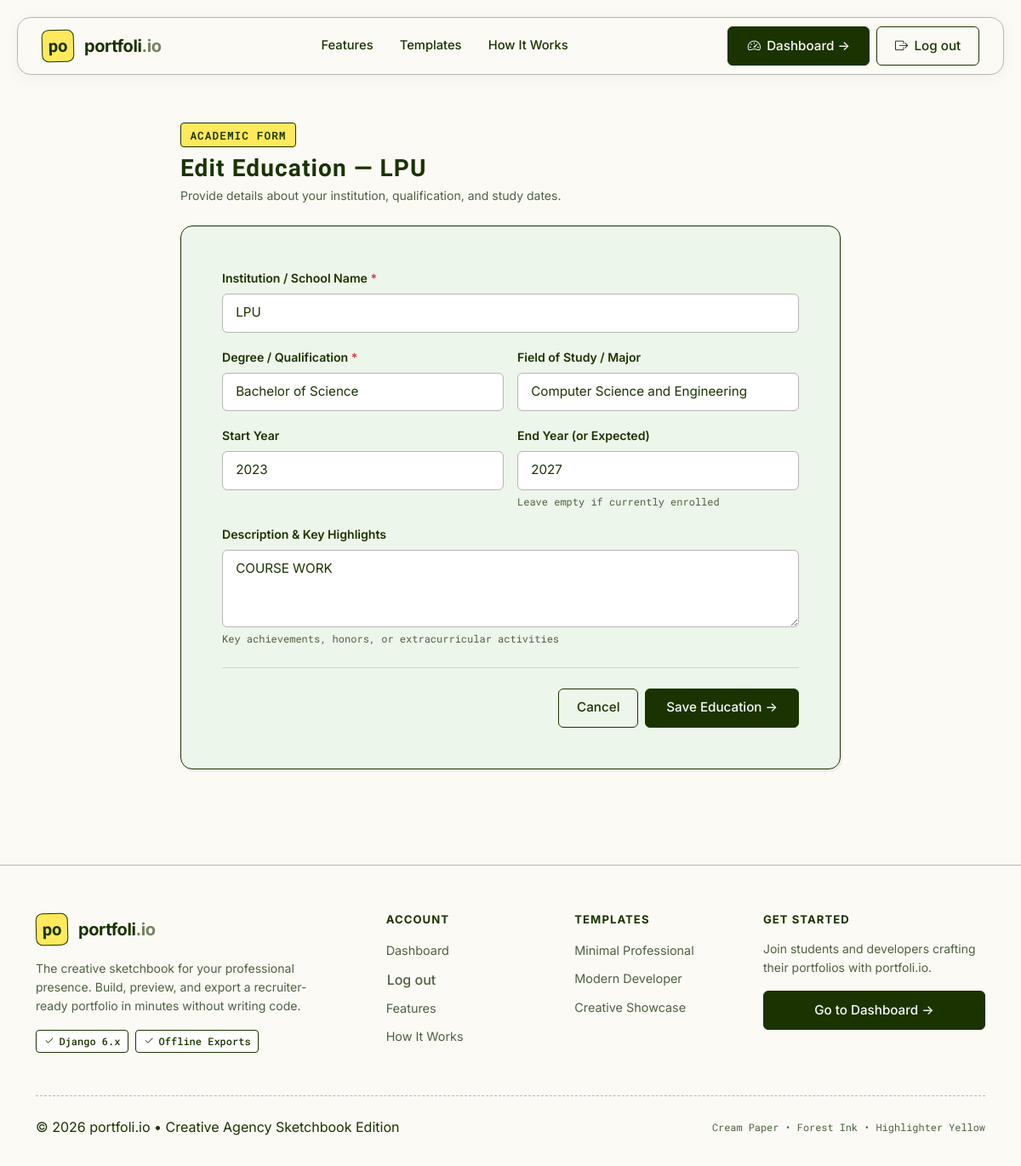
/education/1/edit/ (signed in), run on the app's committed database.
### myapp/models.py (models this page shows, shortened)
class Education(models.Model):
    user = models.ForeignKey(User, on_delete=models.CASCADE, related_name='educations')
    institution = models.CharField(max_length=200, verbose_name="Institution", help_text="e.g. Stanford University, MIT, State College")
    degree = models.CharField(max_length=150, verbose_name="Degree", help_text="e.g. Bachelor of Science, Master of Arts, High School Diploma")
    field_of_study = models.CharField(max_length=150, blank=True, verbose_name="Field of Study", help_text="e.g. Computer Science, Graphic Design")
    start_year = models.PositiveIntegerField(null=True, blank=True, verbose_name="Start Year")
    end_year = models.PositiveIntegerField(null=True, blank=True, verbose_name="End Year", help_text="Leave empty if currently enrolled")
    description = models.TextField(blank=True, verbose_name="Description", help_text="Key achievements, honors, or extracurricular activities")
    created_at = models.DateTimeField(auto_now_add=True)
    class Meta:
        ordering = ['-end_year', '-start_year']

### myapp/views.py (the view)
# urls.py: path('education/<int:pk>/edit/', views.education_edit_view, name='education_edit'),
@login_required(login_url='login')
def education_edit_view(request, pk):
    education = get_object_or_404(Education, pk=pk, user=request.user)
    if request.method == 'POST':
        form = EducationForm(request.POST, instance=education)
        if form.is_valid():
            form.save()
            messages.success(request, f"Education at '{education.institution}' was updated.")
            return redirect('education_list')
        else:
            messages.error(request, "Please correct the errors below.")
    else:
        form = EducationForm(instance=education)
    return render(request, 'education/form.html', {
        'form': form,
        'education': education,
        'action_title': f"Edit Education — {education.institution}",
        'is_edit': True
    })

### templates/education/form.html (shortened to what this page needs)
{% extends 'base.html' %}
{% load static %}
{% block content %}
<section class="py-5" style="min-height: calc(100vh - 200px); background-color: var(--color-cream-paper);">
    <div class="container" style="max-width: 800px;">
        <div class="mb-4">
            <span class="section-eyebrow-sketch mb-2">Academic Form</span>
            <h2 class="font-display h3 mb-1">{{ action_title }}</h2>
            <p class="text-muted small mb-0">Provide details about your institution, qualification, and study dates.</p>
        </div>
        <div class="card-sketch p-4 p-sm-5">
            <form method="post" novalidate>
                <div class="row g-3">
                    <div class="col-12">
                        <label for="{{ form.institution.id_for_label }}" class="form-label">
                            Institution / School Name <span class="text-danger">*</span>
                        </label>
                        {{ form.institution }}
                    </div>
                    <div class="col-md-6">
                        <label for="{{ form.degree.id_for_label }}" class="form-label">
                            Degree / Qualification <span class="text-danger">*</span>
                        </label>
                        {{ form.degree }}
                    </div>
                    <div class="col-md-6">
                        <label for="{{ form.field_of_study.id_for_label }}" class="form-label">
                            Field of Study / Major
                        </label>
                        {{ form.field_of_study }}
                    </div>
                    <div class="col-md-6">
                        <label for="{{ form.start_year.id_for_label }}" class="form-label">
                            Start Year
                        </label>
                        {{ form.start_year }}
                    </div>
                    <div class="col-md-6">
                        <label for="{{ form.end_year.id_for_label }}" class="form-label">
                            End Year (or Expected)
                        </label>
                        {{ form.end_year }}
                        <div class="form-text small text-muted font-mono" style="font-size: 0.75rem;">{{ form.end_year.help_text }}</div>
                    </div>
                    <div class="col-12">
                        <label for="{{ form.description.id_for_label }}" class="form-label">
                            Description &amp; Key Highlights
                        </label>
                        {{ form.description }}
                        <div class="form-text small text-muted font-mono" style="font-size: 0.75rem;">{{ form.description.help_text }}</div>
                    </div>
                </div>
                <div class="d-flex justify-content-end gap-2 pt-4 border-top border-secondary border-opacity-25 mt-4">
                    <a href="{% url 'education_list' %}" class="btn btn-outline-custom">Cancel</a>
                    <button type="submit" class="btn btn-primary-custom px-4">
                        Save Education &rarr;
                    </button>
                </div>
            </form>
        </div>
    </div>
</section>
{% endblock %}

### data on the page
Education: institution "LPU", degree "Bachelor of Science", field_of_study "Computer Science and Engineering", start_year "2023", end_year "2027", description "COURSE WORK"

### other printed values
{{ action_title }} "Edit Education — LPU"
